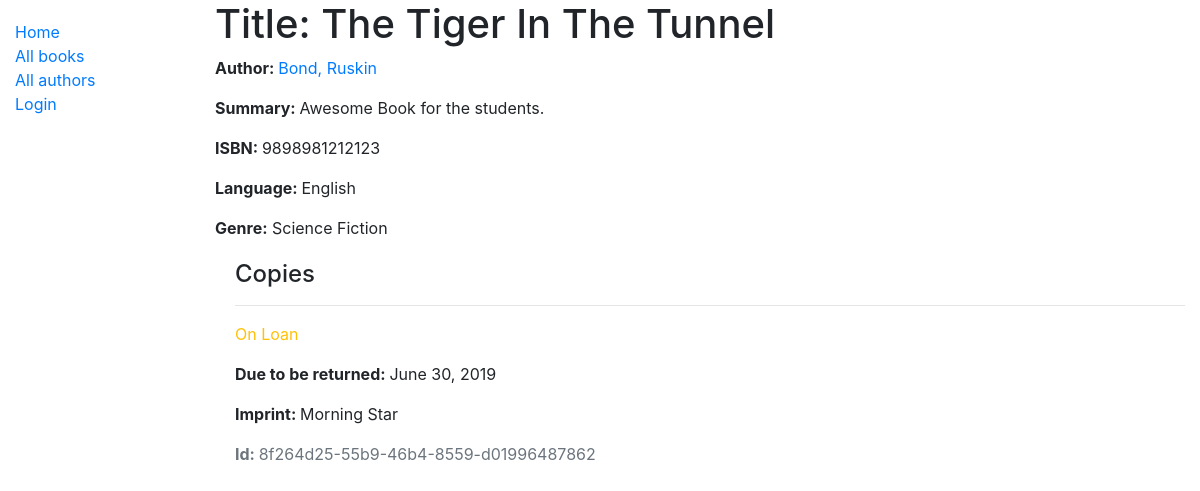
/catalog/book/1, run on the app's committed database.
### catalog/models.py (models this page shows, shortened)
class Book(models.Model):
    title = models.CharField(max_length=200)
    author = models.ForeignKey('Author', on_delete=models.SET_NULL, null=True)
    summary =  models.TextField(max_length=1000, help_text='Write a brief description of book')
    isbn = models.CharField('ISBN', max_length=13, help_text='13 Character <a href="https://www.isbn-international.org/content/what-isbn">ISBN number</a>')
    genre = models.ManyToManyField(Genre, help_text='Select a genre')
    language = models.ForeignKey('Language', on_delete=models.SET_NULL, null=True)
    def display_genre(self):
        return ', '.join(genre.name for genre in self.genre.all()[:3])
    display_genre.short_description = 'Genre'

class Author(models.Model):
    first_name = models.CharField(max_length=100)
    last_name = models.CharField(max_length=100)
    date_of_birth = models.DateField(null=True, blank=True)
    date_of_death = models.DateField('Died', null=True, blank=True)
    class Meta:
        ordering = ['last_name']
    def __str__(self):
        return f'{self.last_name}, {self.first_name}'

class Language(models.Model):
    name = models.CharField(max_length=200, help_text='Enter the language of the book')
    def  __str__(self):
        return self.name

class Genre(models.Model):
    name = models.CharField(max_length=200, help_text='Enter the genre')
    def __str__(self):
        return self.name

class BookInstance(models.Model):
    id = models.UUIDField(primary_key=True, default=uuid.uuid4, help_text='Unique ID for this particular book')
    book = models.ForeignKey('Book', on_delete=models.SET_NULL, null=True)
    imprint = models.CharField(max_length=200) #for specific release of the book
    due_back = models.DateField(null=True, blank=True)
    LOAN_STATUS = (
        ('m', 'Maintenance'),
        ('o', 'On Loan'),
        ('a', 'Available'),
        ('r', 'Reserved'),
    )
    status = models.CharField(
        max_length=1,
        choices=LOAN_STATUS,
        blank=True,
        default='m',
        help_text='Book Availability',
    )
    borrower = models.ForeignKey(User, on_delete=models.SET_NULL, null=True, blank=True)
    class Meta:
        ordering = ['due_back']
        permissions = (("can_mark_returned", "Set book as returned"),)

### catalog/views.py (the view, shortened to what this page needs)
# urls.py: path('book/<int:pk>', views.BookDetailView.as_view(), name='book-detail'),
class BookDetailView(generic.DetailView):
    model = Book

### catalog/templates/catalog/book_detail.html
{% extends 'catalog/base.html' %}
{% block content %}
<h1>Title: {{ book.title }}</h1>
<p><strong>Author: </strong> <a href="">{{ book.author }}</a></p>
<p><strong>Summary: </strong>{{ book.summary }}</p>
<p><strong>ISBN: </strong>{{ book.isbn }}</p>
<p><strong>Language: </strong>{{ book.language }}</p>
<p><strong>Genre:</strong> {% for genre in book.genre.all %} {{ genre }}{% if not forloop.last %}, {% endif %}{% endfor %}</p>
<div style="margin-left: 20px; margin-top: 20px">
<h4>Copies</h4>
{% for copy in book.bookinstance_set.all %}
<hr>
<p class="{% if copy.status == 'a' %}text-success{% elif copy.status == 'm' %}text-danger{% else %}text-warning{% endif %}">{{ copy.get_status_display }}</p>
{% if copy.status != 'a' %}
<p><strong>Due to be returned: </strong>{{ copy.due_back }}</p>
{% endif %}
<p><strong>Imprint: </strong>{{ copy.imprint }}</p>
<p class="text-muted"><strong>Id: </strong>{{ copy.id }}</p>
{% endfor %}
</div>
{% endblock %}

### data on the page
Book: title "The Tiger In The Tunnel", author "Bond, Ruskin", summary "Awesome Book for the students.", isbn "9898981212123", language "English"
Genre: name "Science Fiction"
BookInstance: status "On Loan", due_back "June 30, 2019", imprint "Morning Star", id "8f264d25-55b9-46b4-8559-d01996487862"
